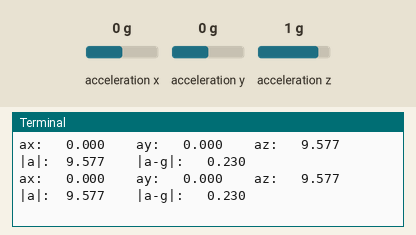
The program below on a simulated Raspberry Pi (BCM pin numbers). Parts: the last lines printed to the terminal. Inputs (shaded band) come from the test bench; at power-on: acceleration x 0 g, acceleration y 0 g, acceleration z 1 g.

Above: at 1.2 s.
1.3 s: acceleration x set to -1.4 g
At 2.3 s:
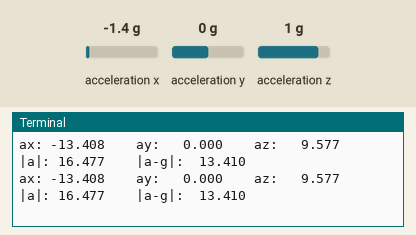
2.8 s: acceleration y set to -1.4 g
At 3.6 s:
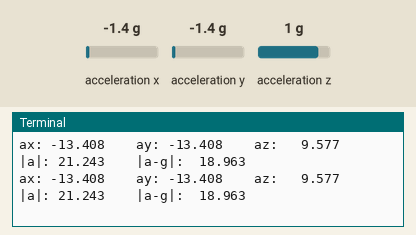
4.3 s: acceleration z set to -1.4 g
At 4.8 s:
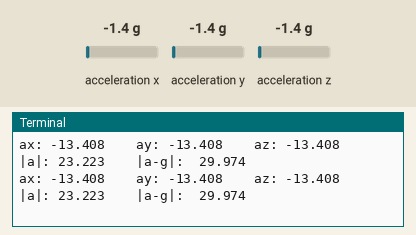
5.8 s: acceleration x set to -0.8 g
At 6.5 s:
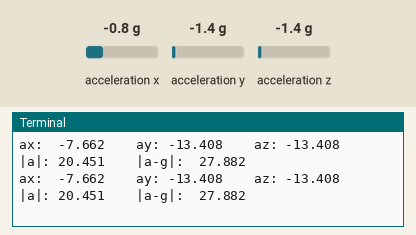
7.3 s: acceleration y set to -0.8 g
At 8.4 s:
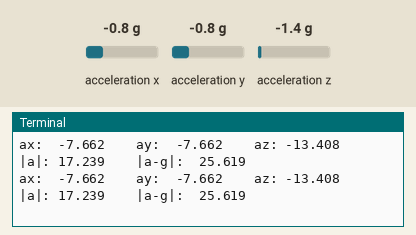
8.8 s: acceleration z set to -0.8 g
At 9.8 s:
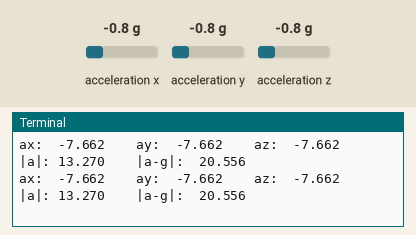

Measured:
- after the input at 1.3 s, the terminal: prints a new line at once (image 1)
- after the input at 2.8 s, the terminal: prints a new line at once (image 2)
- after the input at 4.3 s, the terminal: prints a new line at once (image 3)
- after the input at 5.8 s, the terminal: prints a new line at once (image 4)
- after the input at 7.3 s, the terminal: prints a new line at once (image 5)
- after the input at 8.8 s, the terminal: prints a new line at once (image 6)

The program:

acceldemo.py
```python
#!/usr/bin/env python3

#
# acceldemo.py - Demonstrate accelerometer measurement
#
# 10Feb19  Vectorized g
# 20Feb18  Everett Lipman
#

import os
import sys
import time
import numpy as np
import smbus

#
# constants
#
ADR = 0x18  # default I2C address
CTRL_REG1 = 0x20
CTRL_REG4 = 0x23

OUT_X_L = 0x28
OUT_X_H = 0x29
OUT_Y_L = 0x2a
OUT_Y_H = 0x2b
OUT_Z_L = 0x2c
OUT_Z_H = 0x2d

DATARATE = 0b01110000  # 400 Hz
ENABLE   = 0b00000111  # high-power mode, enable x, y, z
CR1BYTE = DATARATE | ENABLE

g = 9.80665
gv = np.array((0.0, 0.0, g))
FSRANGE = 8*g  # +/- 8g
CR4HIGH = 0b10100000  # block data update on, little endian, +/- 8g
CR4LOW  = 0b00001000  # high-res on, self test disabled, spi mode default
CR4BYTE = CR4HIGH | CR4LOW
###############################################################################

class Lis3dh():
   def __init__(self):
      self.i2c = smbus.SMBus(1)
      self.i2c.write_byte_data(ADR, CTRL_REG1, CR1BYTE)
      self.i2c.write_byte_data(ADR, CTRL_REG4, CR4BYTE)
      self.acceldata = np.zeros(3)

      time.sleep(0.010)  # pause for boot-up

   def read_accel(self):
      x_low  = self.i2c.read_byte_data(ADR, OUT_X_L)
      x_high = self.i2c.read_byte_data(ADR, OUT_X_H)
      y_low  = self.i2c.read_byte_data(ADR, OUT_Y_L)
      y_high = self.i2c.read_byte_data(ADR, OUT_Y_H)
      z_low  = self.i2c.read_byte_data(ADR, OUT_Z_L)
      z_high = self.i2c.read_byte_data(ADR, OUT_Z_H)

      xint = int.from_bytes(bytes((x_low, x_high)), byteorder = 'little',
                            signed = True)
      self.acceldata[0] = float(xint)

      yint = int.from_bytes(bytes((y_low, y_high)), byteorder = 'little',
                            signed = True)
      self.acceldata[1] = float(yint)

      zint = int.from_bytes(bytes((z_low, z_high)), byteorder = 'little',
                            signed = True)
      self.acceldata[2] = float(zint)

      self.acceldata = self.acceldata*FSRANGE/32767

      return(self.acceldata)
###############################################################################

if __name__ == '__main__':

   acc = Lis3dh()
   while True:
      accel = acc.read_accel()
      print('ax: %7.3f    ay: %7.3f    az: %7.3f' % tuple(accel), end='')
      a = np.sqrt(accel.dot(accel))
      angv = accel - gv
      ang = np.sqrt(angv.dot(angv))
      print('    |a|: %6.3f' % a, end='')
      print('    |a-g|: %7.3f' % ang)
```
